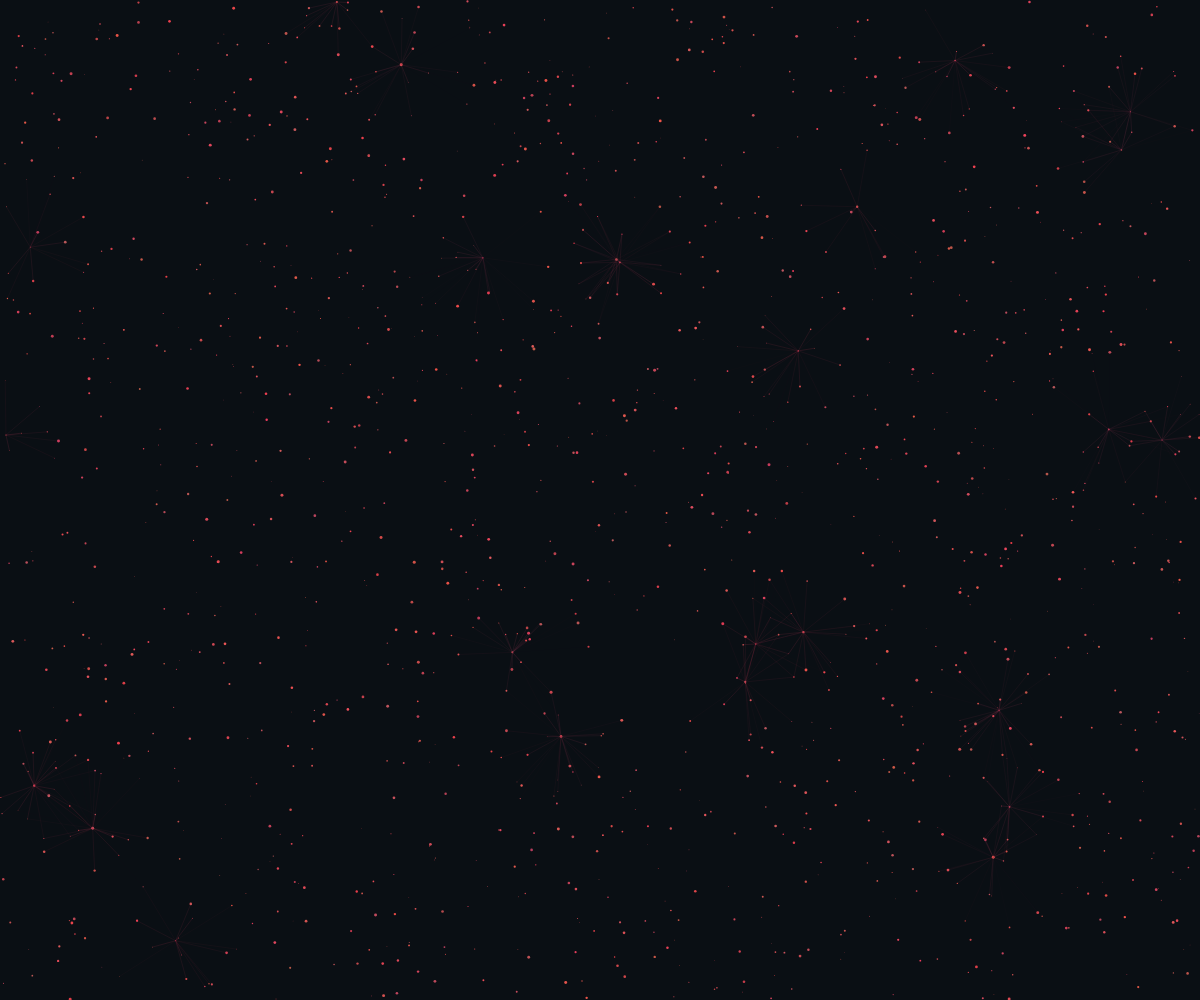
Frame 1 (no input)
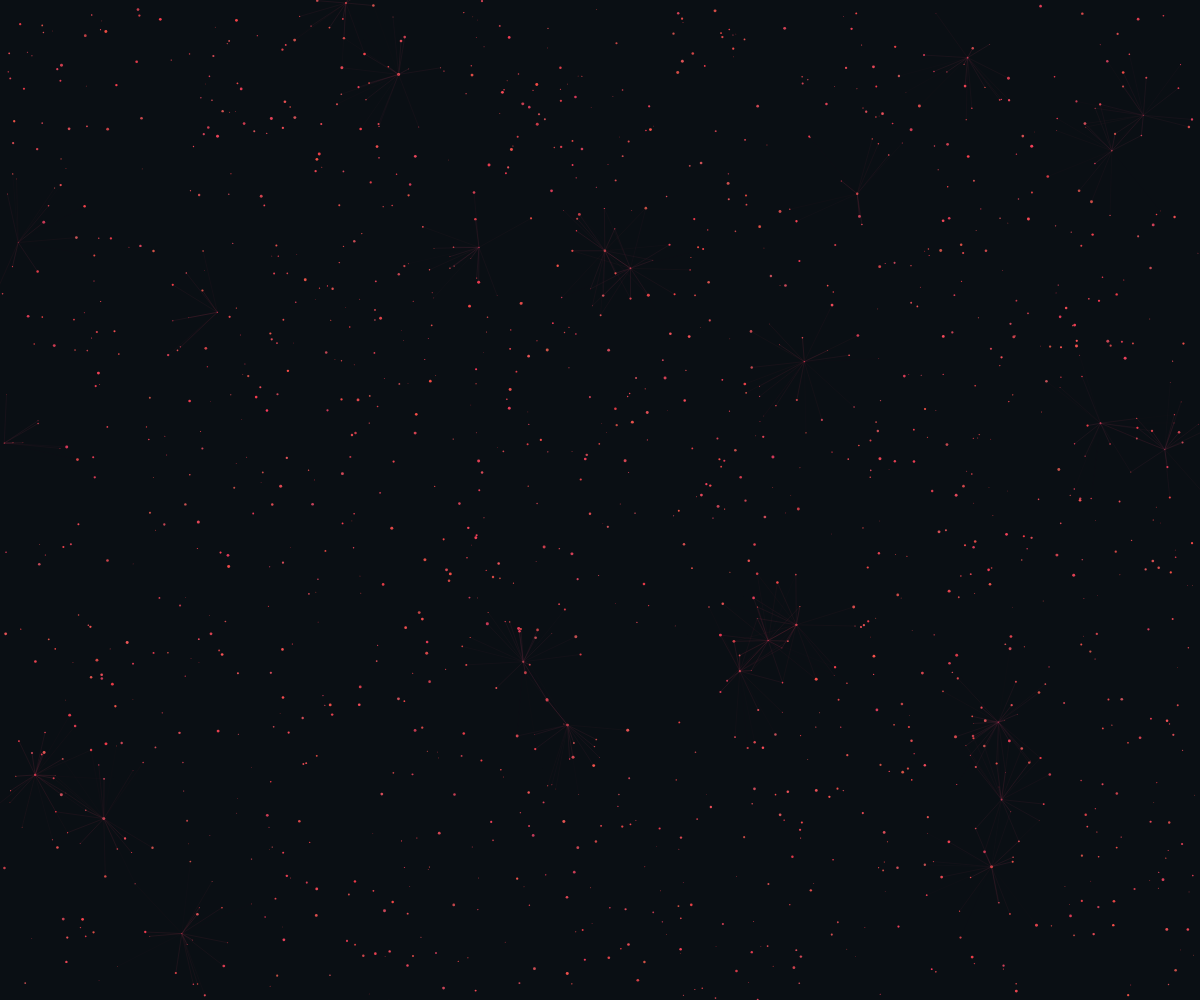
Frame 60 (no input)
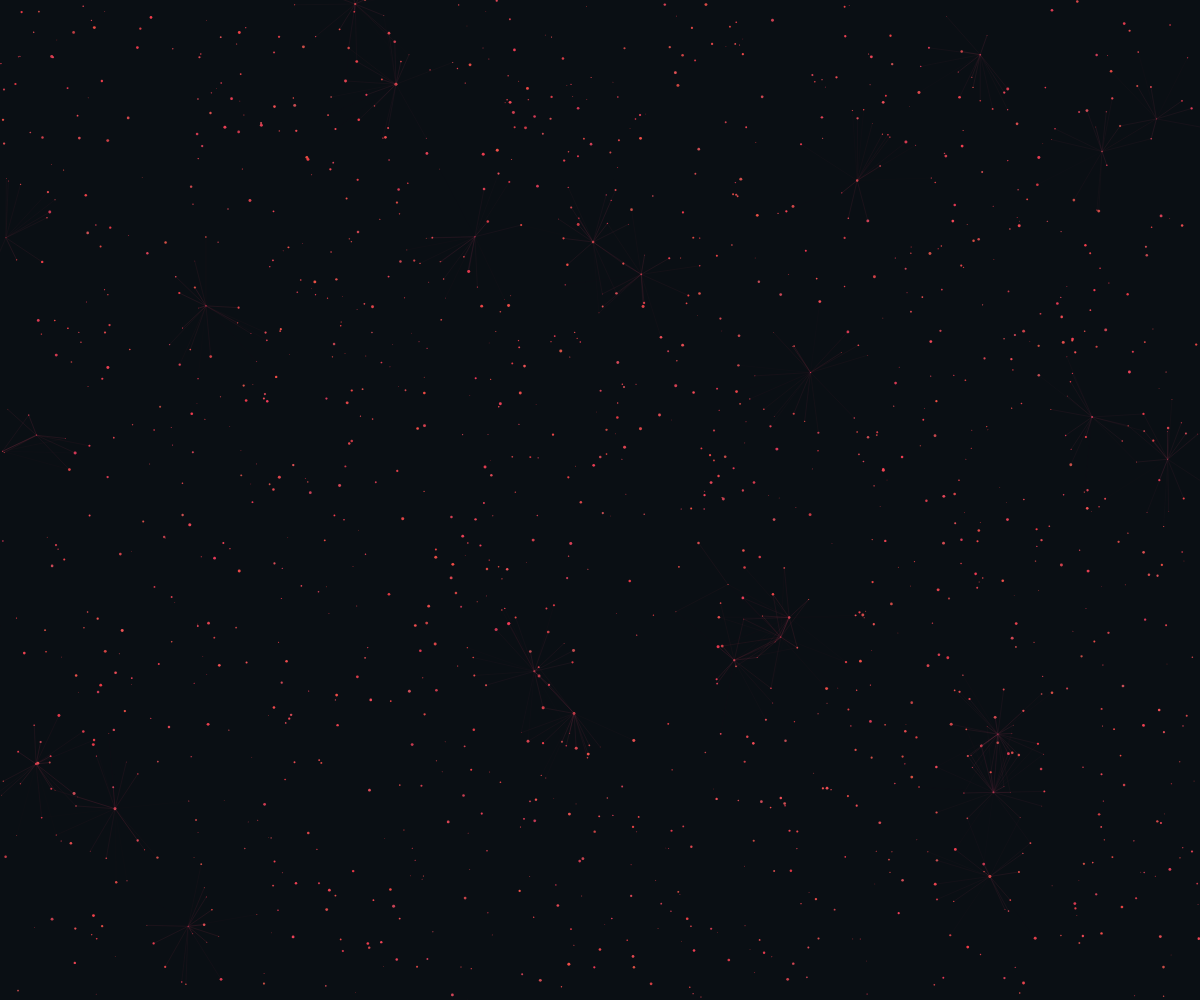
Frame 120 (the mouse pressed at the canvas centre since frame 60)

The p5.js sketch that drew these frames (run headless with seeded random() and noise() and a simulated clock; from frame 60 on, the mouse is pressed at the canvas centre):

// p5.js sketch
// ── sketch.js
let stars = [];
let time = 0;
const GRID_SIZE = 50;
let grid = [];

function setup() {
  createCanvas(windowWidth, windowHeight);
  noStroke();
  
  // Initialize grid
  for (let x = 0; x < width; x += GRID_SIZE) {
    grid[x] = [];
    for (let y = 0; y < height; y += GRID_SIZE) {
      grid[x][y] = [];
    }
  }
  
  // Create many stars that form constellations
  for (let i = 0; i < 1500; i++) {
    stars.push({
      x: random(width),
      y: random(height),
      size: random(0.5, 3),
      hue: random(180, 240), // Iridescent blue-green
      saturation: random(60, 90),
      brightness: random(70, 95),
      alpha: random(100, 200),
      speedX: random(-0.05, 0.05),
      speedY: random(-0.05, 0.05),
      phase: random(TWO_PI),
      life: random(1000, 3000),
      age: 0
    });
  }
  
  // Distribute stars to grid cells
  for (let star of stars) {
    let gridX = floor(star.x / GRID_SIZE) * GRID_SIZE;
    let gridY = floor(star.y / GRID_SIZE) * GRID_SIZE;
    if (grid[gridX] && grid[gridX][gridY]) {
      grid[gridX][gridY].push(star);
    }
  }
}

function draw() {
  background(10, 15, 20);
  
  time += 0.0005;
  
  // Update and draw all stars
  for (let star of stars) {
    // Update position
    star.x += star.speedX;
    star.y += star.speedY;
    
    // Add subtle drift based on time
    star.x += sin(time * 0.1 + star.phase) * 0.2;
    star.y += cos(time * 0.1 + star.phase) * 0.2;
    
    // Age the star
    star.age++;
    
    // Fade out as it ages
    star.alpha = map(star.age, 0, star.life, 255, 0);
    
    // Reset if too old
    if (star.age > star.life) {
      star.x = random(width);
      star.y = random(height);
      star.age = 0;
      star.phase = random(TWO_PI);
    }
    
    // Draw the star
    fill(star.hue + sin(time * 2 + star.age * 0.01) * 30, 
         star.saturation, 
         star.brightness, 
         star.alpha);
    
    ellipse(star.x, star.y, star.size);
  }
  
  // Draw constellations using grid
  let connections = [];
  for (let star of stars) {
    let gridX = floor(star.x / GRID_SIZE) * GRID_SIZE;
    let gridY = floor(star.y / GRID_SIZE) * GRID_SIZE;
    
    // Check nearby grid cells
    for (let dx = -GRID_SIZE; dx <= GRID_SIZE; dx += GRID_SIZE) {
      for (let dy = -GRID_SIZE; dy <= GRID_SIZE; dy += GRID_SIZE) {
        let checkX = gridX + dx;
        let checkY = gridY + dy;
        
        if (grid[checkX] && grid[checkX][checkY]) {
          for (let otherStar of grid[checkX][checkY]) {
            if (star !== otherStar) {
              let dx = star.x - otherStar.x;
              let dy = star.y - otherStar.y;
              let distance = sqrt(dx * dx + dy * dy);
              
              if (distance < 80 && connections.length < 500) {
                connections.push({
                  x1: star.x,
                  y1: star.y,
                  x2: otherStar.x,
                  y2: otherStar.y,
                  alpha: map(distance, 0, 80, 50, 0)
                });
              }
            }
          }
        }
      }
    }
  }
  
  // Draw all connections at once
  for (let conn of connections) {
    let c = color(
      sin(time + conn.x1 * 0.01) * 20 + 180,
      60,
      90,
      conn.alpha
    );
    stroke(c);
    line(conn.x1, conn.y1, conn.x2, conn.y2);
  }
}

function windowResized() {
  resizeCanvas(windowWidth, windowHeight);
}
